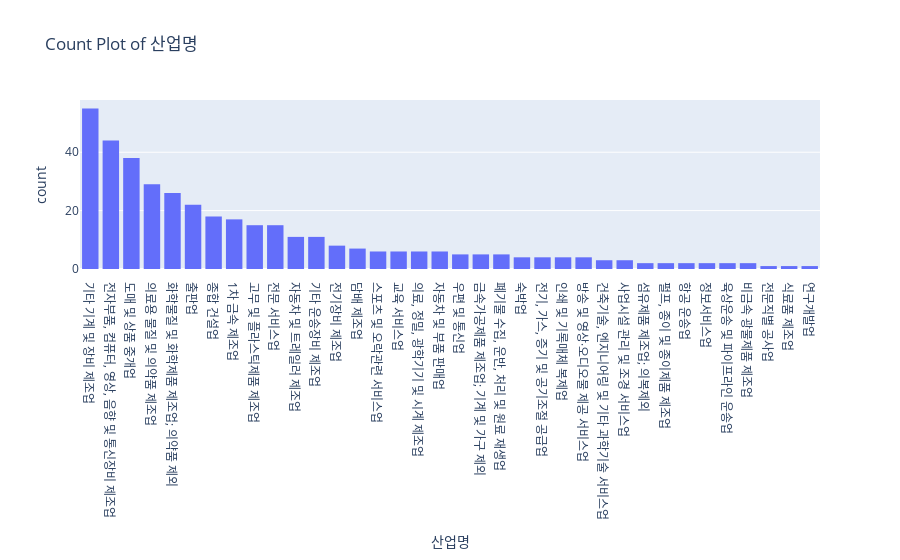

The notebook cell saved with this chart:
### Code cell
utils.plot_count_plot(df, '산업명')

### Figure 1 — Plotly figure (JSON) as saved in the notebook; plotly's stock layout.template omitted (floating-point values rounded to 4 significant figures; data arrays with more than 128 entries replaced by an {"elided": "..."} marker saying what was removed)
{"data": [{"alignmentgroup": "True", "bingroup": "x", "hovertemplate": "산업명=%{x}<br>count=%{y}<extra></extra>", "legendgroup": "", "marker": {"color": "#636efa", "pattern": {"shape": ""}}, "name": "", "offsetgroup": "", "orientation": "v", "showlegend": false, "type": "histogram", "x": {"elided": "392 str values"}, "xaxis": "x", "yaxis": "y"}], "layout": {"barmode": "relative", "legend": {"tracegroupgap": 0}, "title": {"text": "Count Plot of 산업명"}, "xaxis": {"anchor": "y", "categoryarray": ["  기타 기계 및 장비 제조업 ", "  전자부품, 컴퓨터, 영상, 음향 및 통신장비 제조업 ", "  도매 및 상품 중개업 ", "  의료용 물질 및 의약품 제조업 ", "  화학물질 및 화학제품 제조업; 의약품 제외 ", "  출판업 ", "  종합 건설업 ", "  1차 금속 제조업 ", "  고무 및 플라스틱제품 제조업 ", "  전문 서비스업 ", "  자동차 및 트레일러 제조업 ", "  기타 운송장비 제조업 ", "  전기장비 제조업 ", "  담배 제조업 ", "  스포츠 및 오락관련 서비스업 ", "  교육 서비스업 ", "  의료, 정밀, 광학기기 및 시계 제조업 ", "  자동차 및 부품 판매업 ", "  우편 및 통신업 ", "  금속가공제품 제조업; 기계 및 가구 제외 ", "  폐기물 수집, 운반, 처리 및 원료 재생업 ", "  숙박업 ", "  전기, 가스, 증기 및 공기조절 공급업 ", "  인쇄 및 기록매체 복제업 ", "  방송 및 영상·오디오물 제공 서비스업 ", "  건축기술, 엔지니어링 및 기타 과학기술 서비스업 ", "  사업시설 관리 및 조경 서비스업 ", "  섬유제품 제조업; 의복제외 ", "  펄프, 종이 및 종이제품 제조업 ", "  항공 운송업 ", "  정보서비스업 ", "  육상운송 및 파이프라인 운송업 ", "  비금속 광물제품 제조업 ", "  전문직별 공사업 ", "  식료품 제조업 ", "  연구개발업 "], "categoryorder": "array", "domain": [0, 1], "title": {"text": "산업명"}}, "yaxis": {"anchor": "x", "domain": [0, 1], "title": {"text": "count"}}}}
